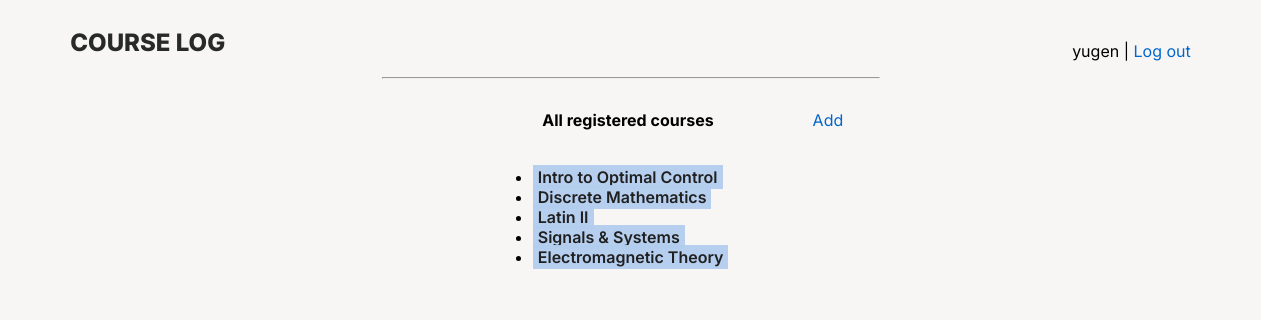
The app's page /all_courses/ (signed in) with its own data.
### course_logs/models.py (models this page shows)
class Course(models.Model):
    owner = models.ForeignKey(User, on_delete=models.CASCADE)
    course = models.CharField(max_length=200)
    def __str__(self):
        return self.course

### course_logs/views.py (the view)
# urls.py: path('all_courses/', views.all_courses, name='all_courses'),
@login_required
def all_courses(request):
    courses = Course.objects.filter(owner=request.user)
    context = {'courses': courses}
    return render(request, 'course_logs/all_courses.html', context)

### course_logs/templates/course_logs/all_courses.html (shortened to what this page needs)
{% extends "course_logs/index.html" %}
{% block content %}
    <div class="all-tags-container">
        <div class="all-tags-head">
            <h4>All registered courses</h4>
            <a href="{% url 'course_logs:new_course' %}">Add</a>
        </div>
        <div class="all-tags-body">
            <ul>
                {% for course in courses %}
                    <li class="entry-tag"><a href="{% url 'course_logs:this_course' course.id %}"> {{course}} </a></li>
                {% empty %}
                    <li>No registered courses yet</li>
                {% endfor %}
            </ul>
        </div>
    </div>
{% endblock content %}

### course_logs/templates/course_logs/navbar.html (shortened to what this page needs)
<div class="navbar">
    <div >
        <a href="/">
            <h2 class="title" > COURSE LOG</h2>
        </a>
    </div>
    <div>
        <p>
            {% if user.is_authenticated %}
                {{user.username}} |
                <a href="{% url 'users:logout' %}">Log out</a>
            {% else %}
                <a href="{% url 'users:login' %}">Log in</a> |
                <a href="{% url 'users:register' %}">Register</a>
            {% endif %}
        </p>
    </div>
</div>
<hr>

### static/styles/main.css (style rules this page uses)
* { font-family: "Inter"; background-color: var(--COLORBG); }
:root { color-scheme: normal; --COLORBG: rgb(248,246,245); --COLORTEXT: rgb(50, 50, 50); --COLORPLC: #93C11C; --COLORFIO: #FB872B; --COLORADOBE: #ED2224; --COLORBLENDER: #EA7600; --COLORPYTHON: #ffde57; --COLORTKINTER: #29ABE2; --COLORJUPYTER: #646464; --COLORPROTEUS: #23C0EF; --COLORX: lightslategray; }
.navbar { display: flex; flex-flow: row nowrap; justify-content: space-between; align-items: flex-end; margin: 0 5%; }
.title { font-weight: 800; color: #282929; }
a { color: #0066CC; text-decoration: none; }
hr { color: lightgray; margin: 0 30%; }
.entry-tag > a, .this-entry-tags > a { padding: 2px 5px 2px 5px; background-color: rgba(179, 205, 239, 0.955); color: rgb(32, 32, 32); font-weight: 600; }
.all-tags-container, .this-entry-card { display: flex; flex-direction: column; justify-content: center; align-items: center; width: 100%; margin: 10px 5%; }
.all-tags-head { display: flex; flex-flow: row nowrap; justify-content: space-around; align-items: center; max-width: 500px; min-width: 400px; }
.all-tags-body { max-width: 500px; min-width: 400px; }

### records on screen
Course: course "Intro to Optimal Control"
Course: course "Discrete Mathematics"
Course: course "Latin II"
Course: course "Signals & Systems"
Course: course "Electromagnetic Theory"

### other values on screen
{{ user.username }} "yugen"
